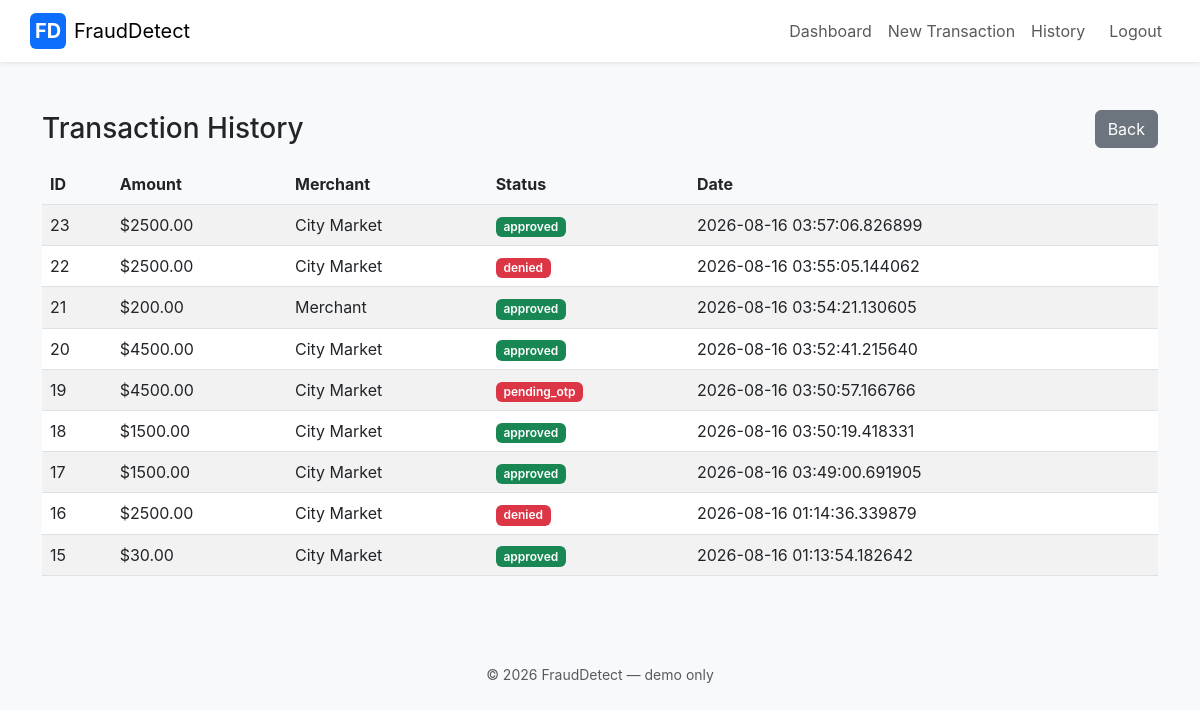
Screenshot of /history (signed in) with the database file from the repository.
### MIT304_Anish_Gurung_20251080[assessment3]/MIT304/app.py (models this page shows)
class Transaction(db.Model):
    __tablename__ = 'transactions'
    id               = db.Column(db.Integer, primary_key=True)
    user_id          = db.Column(db.Integer, db.ForeignKey('users.id'), nullable=False)
    amount           = db.Column(db.Float, nullable=False)
    merchant         = db.Column(db.String(200), nullable=False)
    location_city    = db.Column(db.String(100), nullable=False)
    location_country = db.Column(db.String(100), nullable=False)
    ip_address       = db.Column(db.String(50))
    status           = db.Column(db.String(20), default='pending')
    fraud_method     = db.Column(db.String(20))
    bla_score        = db.Column(db.Float)
    is_flagged       = db.Column(db.Boolean, default=False)
    created_at       = db.Column(db.DateTime, default=datetime.utcnow)

### MIT304_Anish_Gurung_20251080[assessment3]/MIT304/app.py (the view)
@app.route('/history')
def history():
    if 'user_id' not in session:
        return redirect(url_for('login'))
    user = db.session.get(User, session['user_id'])
    txs  = Transaction.query.filter_by(user_id=user.id)\
               .order_by(Transaction.created_at.desc()).all()
    return render_template('history.html', user=user, transactions=txs)

### MIT304_Anish_Gurung_20251080[assessment3]/MIT304/app.py (called while the page is built)
@app.context_processor
def inject_current_year():
    return {'current_year': datetime.utcnow().year}

### MIT304_Anish_Gurung_20251080[assessment3]/MIT304/templates/history.html
{% extends 'base.html' %}
{% block content %}
  <div class="d-flex justify-content-between align-items-center mb-3">
    <h3 class="mb-0">Transaction History</h3>
    <a class="btn btn-secondary" href="{{ url_for('dashboard') }}">Back</a>
  </div>
  <div class="table-responsive">
    <table class="table table-striped">
      <thead><tr><th>ID</th><th>Amount</th><th>Merchant</th><th>Status</th><th>Date</th></tr></thead>
      <tbody>
        {% for t in transactions %}
          <tr>
            <td>{{ t.id }}</td>
            <td>${{ '%.2f'|format(t.amount) }}</td>
            <td>{{ t.merchant }}</td>
            <td><span class="badge bg-{{ 'success' if t.status=='approved' else 'danger' }} status-badge">{{ t.status }}</span></td>
            <td>{{ t.created_at }}</td>
          </tr>
        {% else %}
          <tr><td colspan="5">No transactions yet.</td></tr>
        {% endfor %}
      </tbody>
    </table>
  </div>
{% endblock %}

### MIT304_Anish_Gurung_20251080[assessment3]/MIT304/static/css/style.css (style rules this page uses)
:root { --brand:#0d6efd; --muted:#6c757d; }
body { font-family:Inter, system-ui, -apple-system, 'Segoe UI', Roboto, 'Helvetica Neue', Arial }
.table thead th { background:#f8f9fa }
.status-badge { font-weight:600 }

### rows the page displays
Transaction: id "23", amount "2500.00", merchant "City Market", status "approved", created_at "2026-08-16 03:57:06.826899"
Transaction: id "22", amount "2500.00", merchant "City Market", status "denied", created_at "2026-08-16 03:55:05.144062"
Transaction: id "21", amount "200.00", merchant "Merchant", status "approved", created_at "2026-08-16 03:54:21.130605"
Transaction: id "20", amount "4500.00", merchant "City Market", status "approved", created_at "2026-08-16 03:52:41.215640"
Transaction: id "19", amount "4500.00", merchant "City Market", status "pending_otp", created_at "2026-08-16 03:50:57.166766"
Transaction: id "18", amount "1500.00", merchant "City Market", status "approved", created_at "2026-08-16 03:50:19.418331"
Transaction: id "17", amount "1500.00", merchant "City Market", status "approved", created_at "2026-08-16 03:49:00.691905"
Transaction: id "16", amount "2500.00", merchant "City Market", status "denied", created_at "2026-08-16 01:14:36.339879"
Transaction: id "15", amount "30.00", merchant "City Market", status "approved", created_at "2026-08-16 01:13:54.182642"
